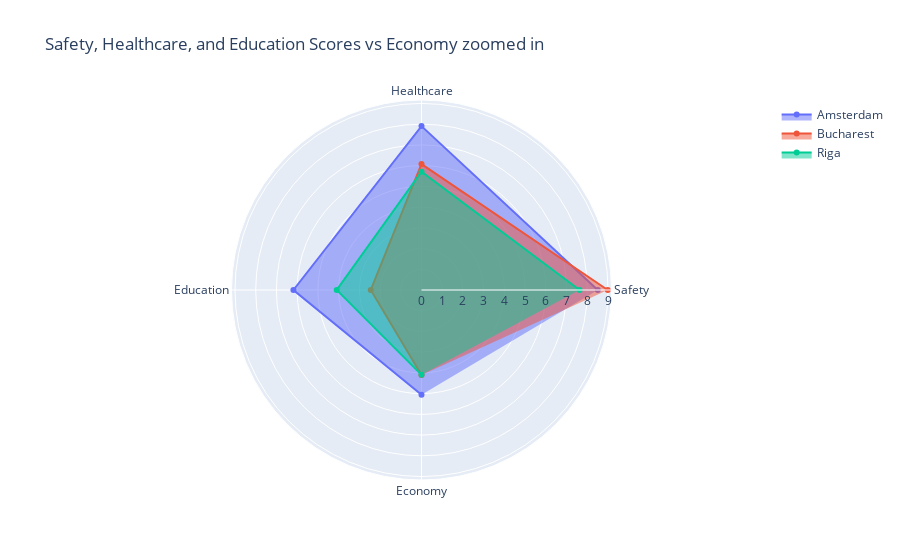

The code cell stored with this chart in its notebook:
### Markdown cell above
## grafiek 4 (Kosten van levensonderhoud vs woningprijzen)

De vierde grafiek toont dat steden met een lagere kosten van levensonderhoud niet altijd een zwakkere economie hebben. Bijvoorbeeld, Amsterdam heeft een relatief lage kosten van levensonderhoud, maar scoort hoog op economische sterkte. Dit kan betekenen dat de economische kansen in deze steden compenseren voor de hoge woonlasten.

### Code cell
subset_df = ua_scores_df[ua_scores_df['ua_name'].isin(['Bucharest', 'Riga', 'Amsterdam'])]

# Radar chart
fig_radar = go.Figure()

for _, row in subset_df.iterrows():
    fig_radar.add_trace(go.Scatterpolar(
        r=[row['safety'], row['healthcare'], row['education'], row['economy']],
        theta=['Safety', 'Healthcare', 'Education', 'Economy'],
        fill='toself',
        name=row['ua_name']
    ))

fig_radar.update_layout(
    polar=dict(
        radialaxis=dict(visible=True)
    ),
    title='Safety, Healthcare, and Education Scores vs Economy zoomed in'
)

fig_radar.show()

### Figure 1 — Plotly figure (JSON) as saved in the notebook; plotly's stock layout.template omitted (floating-point values rounded to 4 significant figures)
{"data": [{"fill": "toself", "name": "Amsterdam", "r": [8.504, 7.907, 6.18, 5.053], "theta": ["Safety", "Healthcare", "Education", "Economy"], "type": "scatterpolar"}, {"fill": "toself", "name": "Bucharest", "r": [8.986, 6.075, 2.447, 4.103], "theta": ["Safety", "Healthcare", "Education", "Economy"], "type": "scatterpolar"}, {"fill": "toself", "name": "Riga", "r": [7.625, 5.71, 4.091, 4.095], "theta": ["Safety", "Healthcare", "Education", "Economy"], "type": "scatterpolar"}], "layout": {"polar": {"radialaxis": {"visible": true}}, "title": {"text": "Safety, Healthcare, and Education Scores vs Economy zoomed in"}}}
